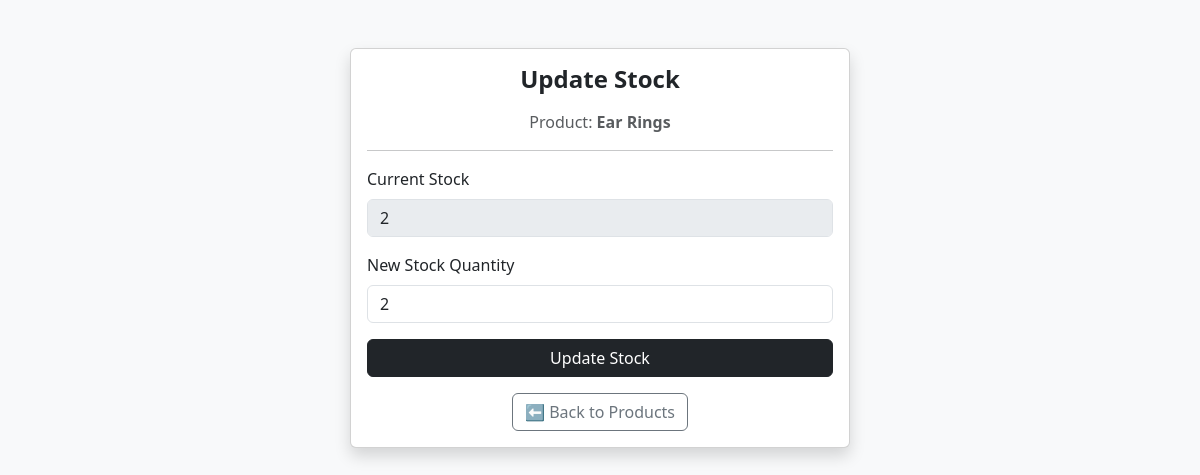
Screenshot of /admin/update_stock.php?id=7 (signed in) with the database file from the repository.
### tables this page shows
CREATE TABLE `products` (
  `id` int(11) NOT NULL,
  `category_id` int(11) DEFAULT NULL,
  `name` varchar(150) DEFAULT NULL,
  `weight` decimal(10,2) DEFAULT NULL,
  `price` decimal(10,2) DEFAULT NULL,
  `stock` int(11) NOT NULL DEFAULT 0,
  `image` varchar(255) DEFAULT NULL,
  `description` text DEFAULT NULL,
  `featured` tinyint(1) DEFAULT 0,
  `purity` enum('916','999') NOT NULL,
  `huid_code` varchar(10) DEFAULT NULL
);

### admin/update_stock.php (the view, shortened to what this page needs)
<?php
include '../db.php';
$id = (int) $_GET['id'];
$product_q = mysqli_query($conn, "SELECT name, stock FROM products WHERE id = $id");
$product = mysqli_fetch_assoc($product_q);
$current_stock = $product['stock'];
?>
<!DOCTYPE html>
<html>
<head>
<link href="https://cdn.jsdelivr.net/npm/bootstrap@5.3.2/dist/css/bootstrap.min.css" rel="stylesheet">
</head>
<body class="bg-light">
<div class="container py-5">
<div class="card shadow mx-auto" style="max-width:500px;">
<div class="card-body">
<h4 class="fw-bold mb-3 text-center">Update Stock</h4>
<p class="text-center text-muted">
Product: <strong><?= htmlspecialchars($product['name']); ?></strong>
</p>
<hr>
<form method="post">
<div class="mb-3">
<label class="form-label">Current Stock</label>
<input type="text" class="form-control" value="<?= $current_stock; ?>" disabled>
</div>
<div class="mb-3">
<label class="form-label">New Stock Quantity</label>
<input type="number" name="new_stock"
       class="form-control"
       min="0"
       value="<?= $current_stock; ?>"
       required>
</div>
<button type="submit" name="update_stock" class="btn btn-dark w-100">
Update Stock
</button>
</form>
<div class="text-center mt-3">
<a href="products.php" class="btn btn-outline-secondary">
⬅ Back to Products
</a>
</div>
</div>
</div>
</div>
</body>
</html>

### rows the page displays
products: name "Ear Rings", stock "2", new_stock "2"
